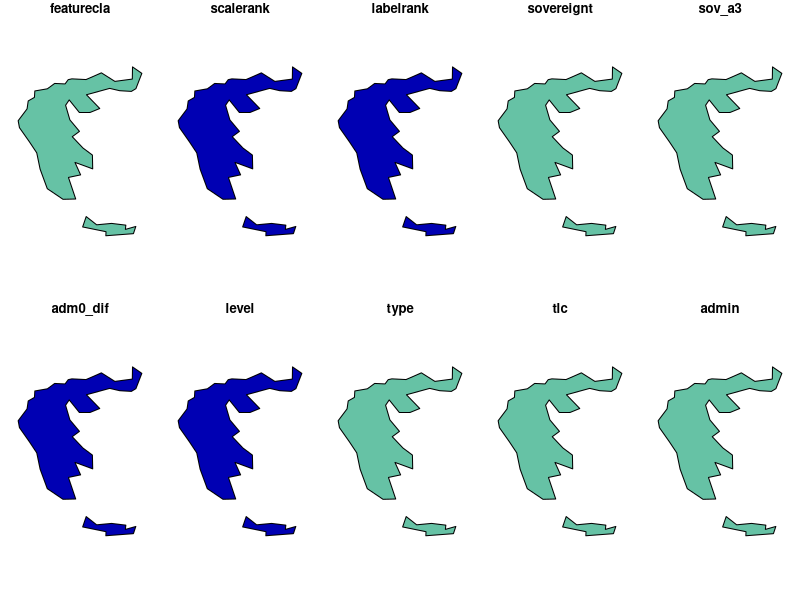
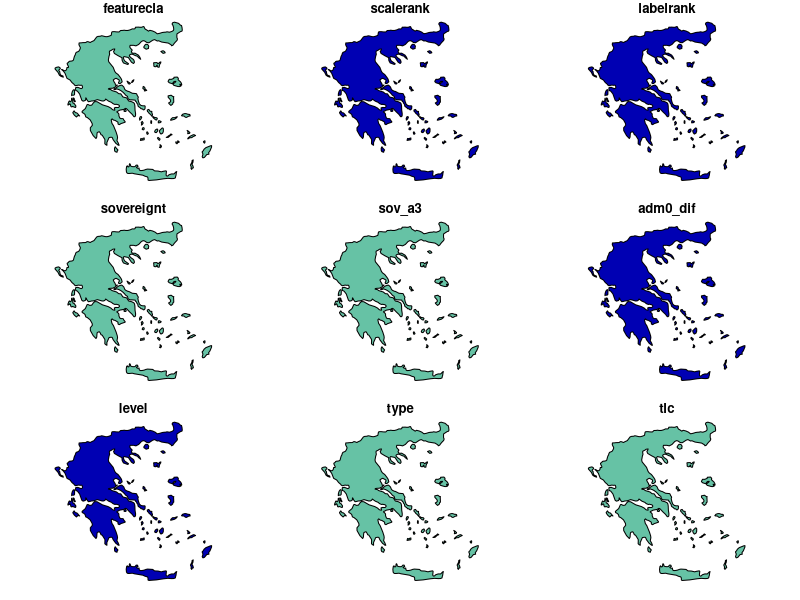

Write R code to recreate these figures, in order. (Note: this script raises an error after producing the figures.)
## ---- chunk 1
knitr::opts_chunk$set(echo = TRUE)
## ---- chunk 2
library(rnaturalearth) # load the package
greece <- ne_countries(country = "Greece")
library(sp) # load the sp library for plotting
plot(greece)
## ---- chunk 3
greece2 <- ne_countries(scale = 50, country = "greece")
plot(greece2)
## ---- chunk 4
greece3 <- ne_countries(scale = 10, country = "greece")
plot(greece3)
## ---- chunk 5
par(mfrow = c(1, 1))
plot(greece)
plot(greece2, border = "red", add = T, lwd = 3)
plot(greece3, border = "blue", add = T)
